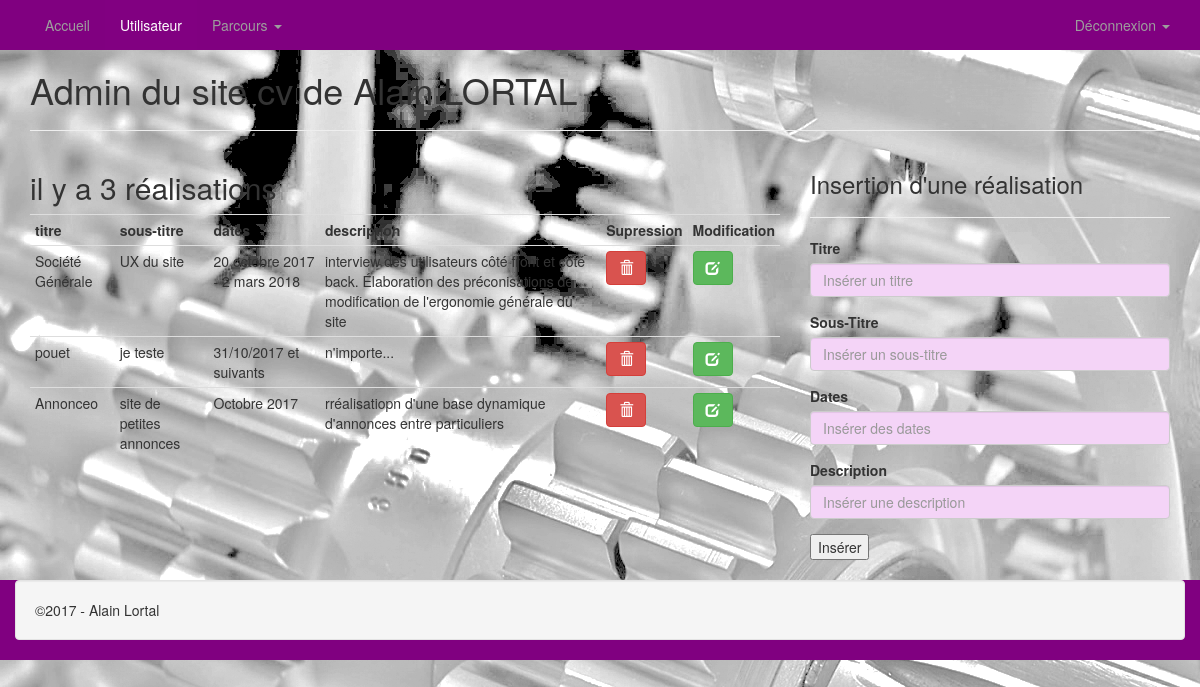
The page /admin/realisations.php (signed in) on the database as committed earlier.
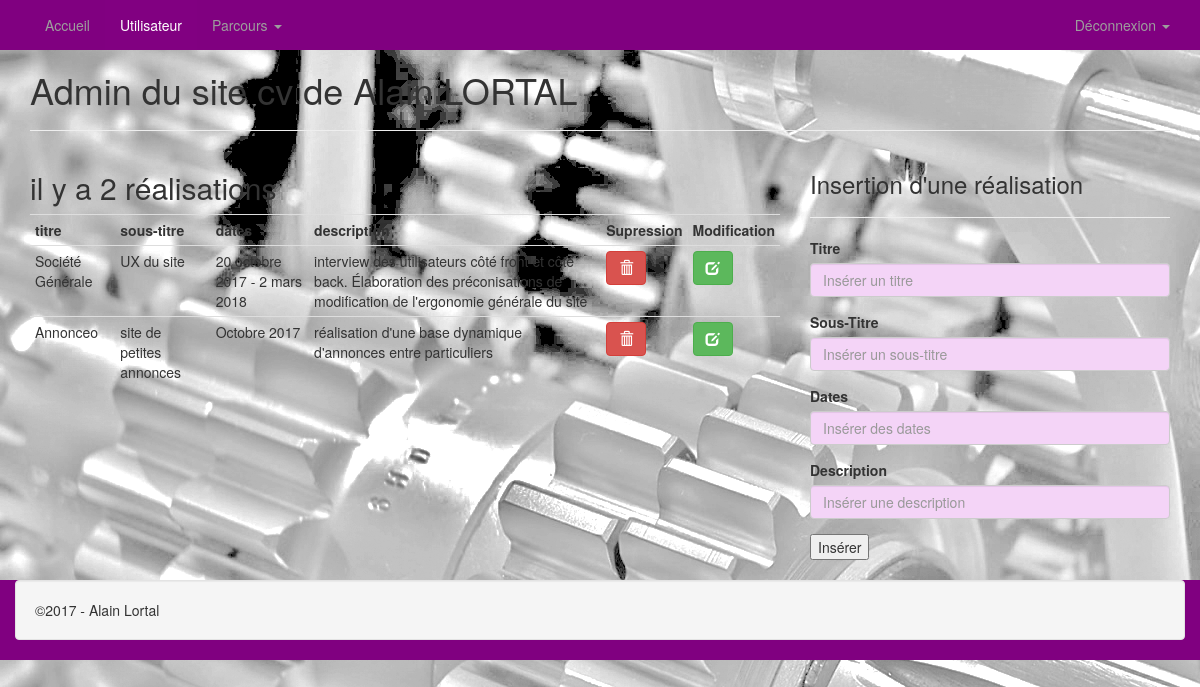
The same page on the database as committed later.
### tables this page shows
CREATE TABLE `t_realisations` (
  `id_realisation` int(3) NOT NULL,
  `r_titre` varchar(50) NOT NULL,
  `r_soustitre` varchar(50) NOT NULL,
  `r_dates` varchar(50) NOT NULL,
  `r_description` text NOT NULL,
  `utilisateur_id` int(3) NOT NULL
);

### admin/realisations.php (the view, shortened to what this page needs)
<?php require 'connexion.php';
?>
<!Doctype html>
<html lang="fr">
<head>
	<?php
		$sql = $pdoCV -> query("SELECT * FROM t_utilisateurs WHERE id_utilisateur = '1' ");
		$ligne_utilisateur = $sql -> fetch(PDO::FETCH_ASSOC);
	?>
    <link href="css/bootstrap.min.css" rel="stylesheet">
	<link href="css/styleadmin.css" rel="stylesheet">
</head>
<body>
	<?php include('inc/navbar.php');?>
	<section>
      	<div class="container">
			<h1>Admin du site cv de <?php echo($ligne_utilisateur['prenom'].' '.$ligne_utilisateur['nom']); ?></h1>
			<hr>
			<?php
					$sql = $pdoCV->prepare("SELECT * FROM t_realisations WHERE utilisateur_id='1'");
					$sql->execute();
					$nbr_realisations = $sql->rowCount();
			?>
			<div class="row">
		        <div class="col-md-8">
		        	<h2> il y a <?php echo $nbr_realisations; ?> réalisations</h2>
		            <table class="table  table-hover table-condensed">
							<tr>
								<th>titre</th>
								<th>sous-titre</th>
								<th>dates</th>
								<th>description</th>
								<th>Supression</th>
								<th>Modification</th>
							</tr>
							<tr>
							<?php while ($ligne_realisation = $sql->fetch()){ ?>
								<td><?php echo $ligne_realisation['r_titre']; ?></td>
								<td><?php echo $ligne_realisation['r_soustitre']; ?></td>
								<td><?php echo $ligne_realisation['r_dates']; ?></td>
								<td><?php echo $ligne_realisation['r_description']; ?></td>
								<td><a href="realisations.php?id_realisation=<?php echo $ligne_realisation['id_realisation']; ?> "><button type= "button" class="btn btn-danger"><span class="glyphicon glyphicon-trash"></button></a></td>
								<td><a href="modif_realisation.php?id_realisation=<?php echo $ligne_realisation['id_realisation']; ?> "><button type= "button" class="btn btn-success"><span class="glyphicon glyphicon-edit"></button></a></td>
							</tr>
							<?php } ?>
					</table>
		       	</div>
		    	<div class="col-md-4">
		    		<table class="table  table-hover table-condensed">
						<h3>Insertion d'une réalisation</h3>
						<hr>
							<div class="form-group">
								<form action="realisations.php" method="post">
										<label for="titre">Titre</label>
										<input type="text" name="titre" id="titre" placeholder="Insérer un titre" class="form-control">
									</div>
									<div class="form-group">
										<label for="soustitre">Sous-Titre</label>
										<input type="text" name="soustitre" id="soustitre" placeholder="Insérer un sous-titre" class="form-control">
									</div>
									<div class="form-group">
										<label for="dates">Dates</label>
										<input type="text" name="dates" id="dates" placeholder="Insérer des dates" class="form-control">
									</div>
									<div class="form-group">
										<label for="description">Description</label>
										<input type="text" name="description" id="description" placeholder="Insérer une description" class="form-control">
									</div>
									<div>
										<input type="submit" value="Insérer">
							</div>
					</table>
				</div>
			</div>
		</div>
	</section>
		<?php include('inc/footer.php');?>
</body>
</html>

Rows that differ between the two databases and show on the page:
removed t_realisations: r_titre "pouet", r_soustitre "je teste", r_dates "31/10/2017 et suivants", r_description "n'importe..."
changed t_realisations "Annonceo": r_description "rréalisatiopn d'une base dynamique d'annonces entre particuliers" → "réalisation d'une base dynamique d'annonces entre particuliers"
Other text that changed with them:
$nbr_realisations: "3" → "2"
